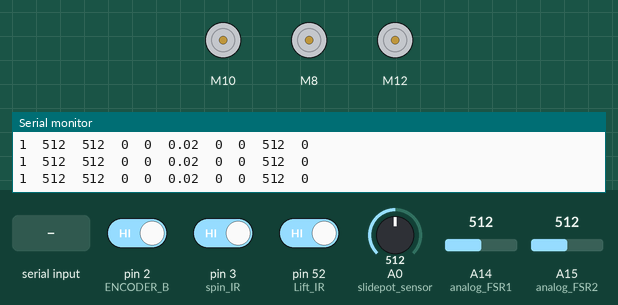
The sketch below on a simulated Arduino Mega 2560, built with avr-gcc and run on an emulated ATmega2560. Parts: 3 × DC motor (green arrow = forward, orange = backward, longer = faster), the last lines printed to the serial monitor. The test bench sets the inputs (shaded band); at power-on: A0 (slidepot_sensor) = 512, pin 2 (ENCODER_B) HIGH, pin 3 (spin_IR) HIGH, pin 52 (Lift_IR) HIGH, A14 (analog_FSR1) = 512, A15 (analog_FSR2) = 512.

Above: at 1.3 s.
1.4 s: "d" received over Serial
At 3.6 s:
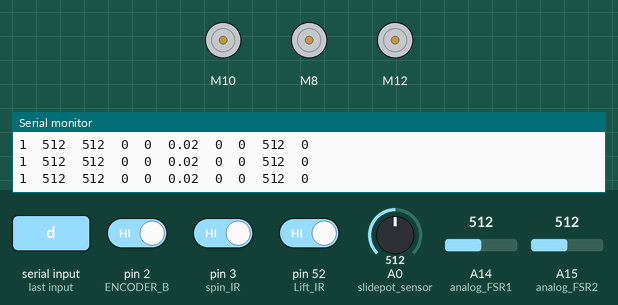
3.9 s: "c" received over Serial
At 4.5 s:
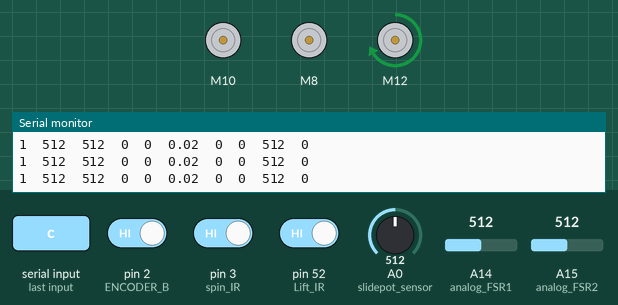
6.9 s: A0 (slidepot_sensor) set to 991
9.9 s: A0 (slidepot_sensor) set to 1014
11.7 s: "o" received over Serial
At 12.9 s:
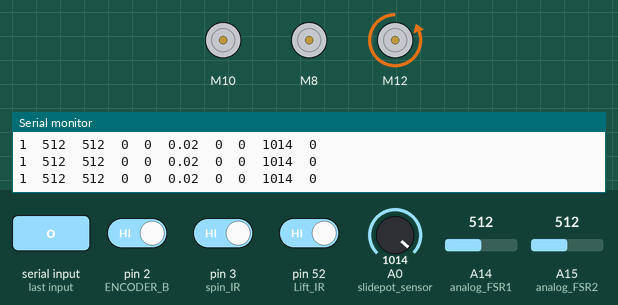
13.2 s: A0 (slidepot_sensor) set to 105
14.7 s: A0 (slidepot_sensor) set to 93
At 15.5 s:
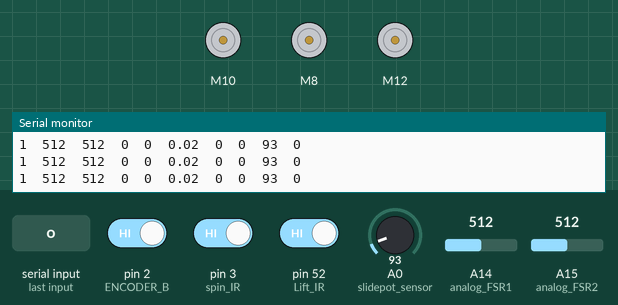
Timing chart, 0 to 17.3 s (numbered marks = the images above; inputs shaded):
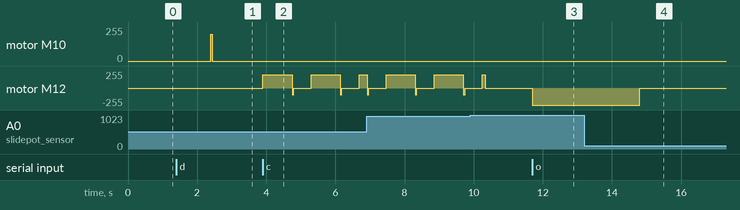

The sketch:

task_arduino.ino
```cpp
#include <SparkFun_TB6612.h>

// Spinning motor params
const int offset = 1;
#define STBY 0
#define spin_IN1 8
#define spin_IN2 9
#define spin_PWM 4
Motor motor_spin = Motor(spin_IN1, spin_IN2, spin_PWM, offset, STBY);

// Spin motor enocder
#define ENCODER_A   6 // 1 --> PH3;
#define ENCODER_B   2 // 2 --> PE4;

// Motor encoder variables
volatile byte motordir;
volatile int count = 0;
volatile int spin_ir_count = 0;

// Solenoid motor params
#define sol_IN1 10
#define sol_IN2 11
#define sol_PWM 5
Motor motor_sol = Motor(sol_IN1, sol_IN2, sol_PWM, offset, STBY);

// Slide pot door motor
#define pot_in1 12
#define pot_in2 13
#define pot_pwm 44
Motor motor_pot = Motor(pot_in1, pot_in2, pot_pwm, offset, STBY);

// Slidepot sensor
const int slidepot_sensor = A0;
int pot_sensorValue;
bool abortclose = false;
int startTrying;
int lastT = -1;
int lastpos = -1;
int velo = 0;
int lastvelo = -1500;
int accel = -1500;
float avg_accel =0;
int T = 0;
int lastT_register = 0;
int Tdiff = -1;

// Lift IR sensor
const int Lift_IR = 52;

// spinning IR
#define spin_IR 3

// FSR pins
const int analog_FSR1 = A14;
const int analog_FSR2 = A15;

// stop spinning variable
bool stop_spinning = false;

// Variables for dealing with serial inputs
char c;
char dio_data[1];

// Motor control variables
bool keep_spinning = true;
int n_tms = 0;
int n_tms2 = 0;
int nthresh_tms = 1;
float target_count;
int tc;
int diff;
int encoder_targ;
int encoder_diff;
int tm;
int drivez = 50;

int tmp;
int tmp1;
int d;
int d1;

int lastCnt = 0;
int in_targ = 0;
int nsteps;
float us2s = pow(10, 6);
volatile float factor = 1;

float last_spin_cnt = 0;
float vel = 0.02;
float last_vel = 0.02;
float avg_vel = 0.02;
float lastTm = -1;
int last_tc = 0;

volatile int count_spin_tm1=0;

//////////////////////////////////////////
//////////////////////////////////////////

// This method is for estimating the current velocity using the hall sensor encoder //
void interrupt_motorencoder() {
  motordir = PINH;
  motordir = motordir & B00001000;
  if (motordir) {
    count += 1;
  }
  else {
    count -= 1;
  }

  // get velocity
  if (lastTm == -1) {
    lastTm = micros();
  }
  vel = (1.) / (micros() - lastTm); // counts per uS
  vel *= us2s; // counts per sec
  vel /= (22 * 12); // approximately revs per sec

  // smooth velocity estimate //
  avg_vel = vel*.5 + avg_vel*.5;

    // some sort  of coarse speed control //
    if ((avg_vel < 0.35) and (in_targ == 1)) {

      // double, triple, quadruple etc. /
      if (factor >= 1) {
      factor += .5;
      }

      // double factor
      else {
        factor *= 1.25;
      }
    }

    // if velocity too high
    else if ((avg_vel > 0.8) and (in_targ == 1)) {
      if (factor <= 1) {
        // halve
        factor /= 1.25;
      }
      else {
        factor -= 1;
      }
    }

    // bound the 'factor'
    factor = min(factor, 10);
    factor = max(factor, 0.1);

  // save current time so we can use it for next time;
  lastTm = micros();

  // if the next spin_ir_count is correct, then start counting on this one
  if ((in_targ == 1) and ((spin_ir_count + 1) %12 == tc)) {
    if (motordir) {
      count_spin_tm1 += 1;
    }
    else {
      count_spin_tm1 -=1;
    }
  }
  else {
    count_spin_tm1 = 0;
  }
}

// Use the spin IR sensor
void interrupt_spinIR() {
  // Only count if > 200 ms after original
    // Keep track of own spin_ir_count
    // made this 10 so that you really have to be past in order to increment
  if (abs(count - lastCnt) > 10) {

    // This really counts then //
    if (motordir) {
      spin_ir_count += 1;
    }
    else {
      spin_ir_count -= 1;
    }

    // Now use this update to make the other count more accurate //
    // Adjust count to the nearest 22 --> use the spin IR sensor to keep the encoder more accurate / stable //
    int tmp = count / 22 ;
    int tmp1 = tmp + 1;
    int d = abs(count - 22 * tmp);
    int d1 = abs(count - 22 * tmp1);

    if (d < d1) {
      count = 22 * tmp;
    }
    else {
      count = 22 * tmp1;
    }

    // Mod 12 //
    spin_ir_count = spin_ir_count % 12;

    // Last count where you iterated
    lastCnt = count;
  }

  // set this regardless -- you need to undergo a period of non activity to actually increment;
  //last_spin_cnt = micros();
}

void setup() {
  // put your setup code here, to run once:

  // Motor encoder Setup //
  Serial.begin(115200);
  pinMode(ENCODER_B, INPUT_PULLUP);
  pinMode(ENCODER_A, INPUT_PULLUP);
  attachInterrupt(digitalPinToInterrupt(ENCODER_B), interrupt_motorencoder, RISING);

  // IR spin setup
  pinMode(spin_IR, INPUT_PULLUP);
  attachInterrupt(digitalPinToInterrupt(spin_IR), interrupt_spinIR, RISING);

  // Lift IR:
  pinMode(Lift_IR, INPUT_PULLUP);

  // Get LED setup
  pinMode(LED_BUILTIN, OUTPUT);

  // Pause to get this going//
  delay(100);
}

void loop() {

  // process serial input
  if (Serial.available() >= 1) {
    c = Serial.read();
    if (c == 'd') {
      digitalWrite(LED_BUILTIN, HIGH);
      handle_word();

      // add 0.1 so that when we convert this from char --> int it rounds correclty
      target_count = target_count + 0.1;

      // Integer from 0-11 of target to hit //
      tc = (int) target_count;

      // Activate solenoid to get outta the way //
      act_solenoid();

      // Set in-targ
      in_targ = 1;

      // these are variables needed to say whether we've successfully reached the target
      n_tms = 0;
      n_tms2 = 0;

      // set factor equal to "1"
      factor = 1;

      // eventually this will be used to make sure spinning stops //
      keep_spinning = true;
    }

    else if (c == 'n') {
      deact_solenoid();
      in_targ = 0;
      stop_spinning = true;
      digitalWrite(LED_BUILTIN, LOW);
    }

    else if (c == 'c') {
      // close the door wherever we are
      close_door();
    }

    else if (c == 'o') {
      // open the door wherever we are
      open_door();
    }
  }

  // deal with spinning now //
  if (in_targ == 1) {
    // Go to target method //
    go_to_target();

    if ((diff == 0) and (n_tms >= nthresh_tms) and (n_tms2 >= nthresh_tms)) {
      in_targ = 0;
      motor_spin.brake();

      // deactive solenoid if we haven't already
      deact_solenoid();
      digitalWrite(LED_BUILTIN, LOW);

      // set last tc
      last_tc = tc;

    }
  }
  print_serial();
  delay(5);
}

void open_door() {
  pot_sensorValue = analogRead(slidepot_sensor);

   // Run the motor until the door is open
   while (pot_sensorValue > 100) {
    motor_pot.drive(-255, 100);
    pot_sensorValue = analogRead(slidepot_sensor);
    delay(5);
    print_serial();
  }
  motor_pot.brake();
}

void close_door() {
    pot_sensorValue = analogRead(slidepot_sensor);
    lastT = -1;
    lastpos = -1;
    avg_accel = 0;

    // Try closing
    motor_pot.drive(200, 80);
    startTrying = millis(); // time that we tried starting to close the door

    // Run the motor until the door is closed
    while (pot_sensorValue < 1000) {
      print_serial();
      if (abortclose == false){

        pot_sensorValue = analogRead(slidepot_sensor);

        if (pot_sensorValue < 1000) {

          // Track acceleration to open the door if the slider decelerates
          T = millis();

          // Check after 2nd iteration
          if (lastT != -1) {
            Tdiff = T - lastT_register;
            if (Tdiff > 5) {
              if (lastpos != -1) {
                velo = (pot_sensorValue - lastpos)/(Tdiff);
                if (lastvelo != -1500) {
                  accel = 100*(velo - lastvelo)/(Tdiff);
                  avg_accel = accel;
                  if (avg_accel < 0) {
                    abortclose = true;
                  }
                } // end if there is a previous velo calc
                lastvelo = velo;
              } // end if there is a previous pos calc
              lastpos = pot_sensorValue;
              lastT_register = T;
            }
          }
          lastT = T;

          if ((!abortclose) and ((millis() - startTrying) > 750)) {
            abortclose=true;
          }
        }
        delay(5);
      }

      else if (abortclose == true) {
        // Run the motor until the door is open
        motor_pot.drive(-100, 50);
        motor_pot.brake();
        abortclose = false;
        delay(500);
        // Try closing again
        motor_pot.drive(200, 80);
        startTrying = millis();
    }
  }
  motor_pot.brake();
}

// activate solenoid
void act_solenoid() {
  forward(motor_sol, motor_sol, 200);
  delay(30);
  forward(motor_sol, motor_sol, 100);
}

// deactivate solenoid
void deact_solenoid() {
  motor_sol.brake();
  count_spin_tm1 = 0;
}

// read the target value into "target_count"
void handle_word() {
  Serial.readBytes(dio_data, 1);
  char d1 = dio_data[0];
  byte data_byte = dio_data[0];
  target_count = 0.;
  for (int bit_idx = 0; bit_idx < 8; bit_idx += 1) {
    if (bitRead(data_byte, bit_idx) == 1) {
      target_count += pow(2, bit_idx);
    }
  }
}

// go to the target, based on knowing where we are right now;
void go_to_target() {

  // Compute the difference, mod 12 so its always between 0 and 11;
  if (tc < spin_ir_count) {
    diff = (tc + 12 - spin_ir_count);
  }
  else {
    diff = tc - spin_ir_count;
  }

  // Criteria based on IR sensor encoder //
  if (( diff > 0) or (n_tms < nthresh_tms) or (n_tms2 < nthresh_tms)) {

    // Only do this if we're supposed to keep spinning //
    if (keep_spinning) {

      // Set factor equal to 1;
      if (diff > 2 ) {
        tm = diff;
        drivez = 15;
      }
      else if (diff > 0) {
        if (avg_vel >= .25) {
        tm = diff;
        drivez = 15;
        }
        else if (avg_vel < .25) {
        tm = diff;
        drivez = 15;
        }
      }
      else {
        tm = 0;
        drivez = 15;
      }

      // Drive the motor forward, factor adjusts time;
      motor_spin.drive(-1 * drivez, factor * tm);
    }

    else {
      // back drive and try again //
      //motor_spin.drive(80, 5);
      motor_spin.brake();
      delay(100);
      keep_spinning = true;
      lastTm = micros();
    }
  }

  // Wait  //
  delay(5);

  // Re-calc diff //
  if (tc < spin_ir_count) {
    diff = (tc + 12 - spin_ir_count);
  }
  else {
    diff = tc - spin_ir_count;
  }

  // If diff == thresh increment //
  if ( diff == 0 ) {
    n_tms += 1;
  }

  // Re-set if ever unequal //
  else {
    n_tms = 0;
  }

  // Make IR criteria
  if (digitalRead(spin_IR) == 1) {
    n_tms2 += 1;
  }
  else {
    n_tms2 = 0;
  }

  // Trigger solenoid -- make this speed dependent
  if ((count_spin_tm1 == 18) and (avg_vel > 0.7)) {
    deact_solenoid();
  }
  if ((count_spin_tm1 == 19) and (avg_vel > .6)) {
    deact_solenoid();
  }
  if ((count_spin_tm1 == 20) and (avg_vel > .4)) {
      deact_solenoid();
    }
  if ((count_spin_tm1 == 21) and (avg_vel > .2)) {
    deact_solenoid();
 }
 if ((count_spin_tm1 == 22) and (avg_vel > .1)) {
    deact_solenoid();
 }
 if (count_spin_tm1 == 24) {
  deact_solenoid();
 }

  // Check if we should keep spinning
  check_decel();
}

void check_decel() {

  if ((micros() - lastTm) > 100000) {
    keep_spinning = false;
  }
  else {
    keep_spinning = true;
  }
}

void print_serial() {
  Serial.print(digitalRead(Lift_IR));
  Serial.print("\t");
  Serial.print(analogRead(analog_FSR1));
  Serial.print("\t");
  Serial.print(analogRead(analog_FSR2));
  Serial.print("\t");
  Serial.print(spin_ir_count);
  Serial.print("\t");
  Serial.print(in_targ);
  Serial.print("\t");
  Serial.print(avg_vel);
  Serial.print("\t");
  Serial.print(count%22);
  Serial.print("\t");
  Serial.print(count_spin_tm1);
  Serial.print("\t");
  Serial.print(analogRead(slidepot_sensor));
  Serial.print("\t");
  Serial.println(abortclose);
}
```

Measured:
- the behaviour switches between 101 and 100 on A0 (slidepot_sensor) (found by bisection; images 3 and 4)
- after the input at 1.4 s, motor M10: stopped → forward 200/255 after 1.0 s, → stopped 0.04 s later
- after the input at 3.9 s, motor M12: alternates forward 200/255 for 0.84 s and stopped for 0.55 s, starting at once
- after the input at 11.7 s, motor M12: stopped → backward 255/255 at once
- after the input at 14.7 s, motor M12: backward 255/255 → stopped after 0.10 s
